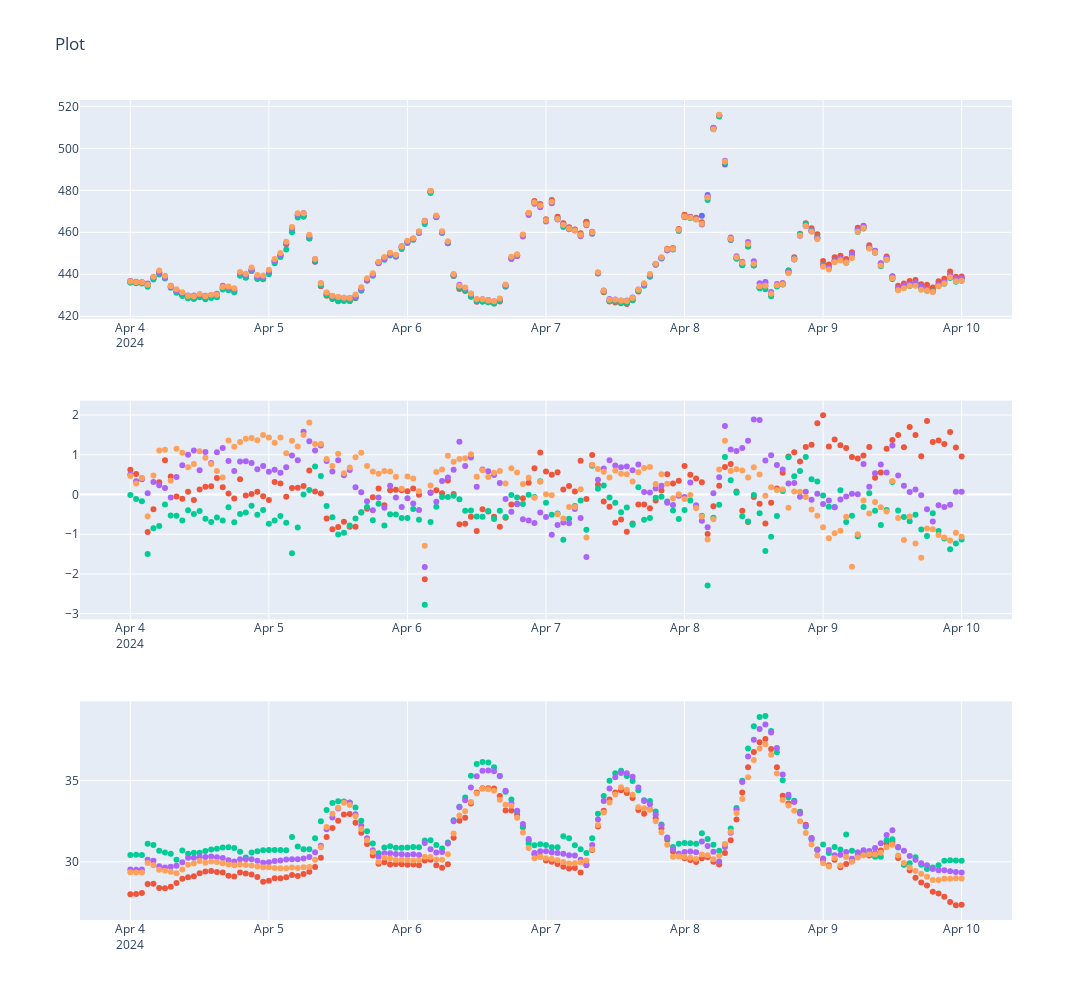

The code cell stored with this chart in its notebook:
### Code cell
# warm week

df_plot_1 = df_p_1h[["creation_timestamp", "sys_name_short", "picarro_corrected"]].rename({"picarro_corrected": "CO2"})
df_plot_2 = df_sbs[["creation_timestamp", "sys_name_short", "gmp343_corrected","gmp343_temperature", "diff"]].rename({"gmp343_corrected": "CO2"})
df_plot = pl.concat([df_plot_1,df_plot_2], how="diagonal")

# Quality Check
start = datetime(2024, 4, 4, 0, 0, 0).replace(tzinfo=timezone.utc)
end = datetime(2024, 4, 10, 0, 0, 0).replace(tzinfo=timezone.utc)

df_temp = df_plot.filter(pl.col("creation_timestamp").is_between(start, end)).filter(pl.col("sys_name_short").is_in(["acropolis-14", "acropolis-7","acropolis-6","acropolis-4",  "acropolis-2", "Picarro"]))

figures = [
            px.scatter(df_temp, x="creation_timestamp", y = "CO2", color = "sys_name_short"),
            px.scatter(df_temp, x="creation_timestamp", y = "diff", color = "sys_name_short"),
            px.scatter(df_temp, x="creation_timestamp", y = "gmp343_temperature", color = "sys_name_short")
            
    ]

fig = make_subplots(rows=len(figures), cols=1) 

for i, figure in enumerate(figures):
    for trace in range(len(figure["data"])):
        fig.append_trace(figure["data"][trace], row=i+1, col=1)

fig.update_layout(title_text='Plot', height=1000, width=1300, showlegend=False) 
fig.show()

### Figure 1 — Plotly figure (JSON) as saved in the notebook; plotly's stock layout.template omitted (floating-point values rounded to 4 significant figures; data arrays with more than 128 entries replaced by an {"elided": "..."} marker saying what was removed)
{"data": [{"hovertemplate": "sys_name_short=Picarro<br>creation_timestamp=%{x}<br>CO2=%{y}<extra></extra>", "legendgroup": "Picarro", "marker": {"color": "#636efa", "symbol": "circle"}, "mode": "markers", "name": "Picarro", "orientation": "v", "showlegend": true, "type": "scatter", "x": {"elided": "145 str values"}, "xaxis": "x", "y": {"elided": "145 float values"}, "yaxis": "y"}, {"hovertemplate": "sys_name_short=acropolis-2<br>creation_timestamp=%{x}<br>CO2=%{y}<extra></extra>", "legendgroup": "acropolis-2", "marker": {"color": "#EF553B", "symbol": "circle"}, "mode": "markers", "name": "acropolis-2", "orientation": "v", "showlegend": true, "type": "scatter", "x": {"elided": "145 str values"}, "xaxis": "x", "y": {"elided": "145 float values"}, "yaxis": "y"}, {"hovertemplate": "sys_name_short=acropolis-6<br>creation_timestamp=%{x}<br>CO2=%{y}<extra></extra>", "legendgroup": "acropolis-6", "marker": {"color": "#00cc96", "symbol": "circle"}, "mode": "markers", "name": "acropolis-6", "orientation": "v", "showlegend": true, "type": "scatter", "x": {"elided": "145 str values"}, "xaxis": "x", "y": {"elided": "145 float values"}, "yaxis": "y"}, {"hovertemplate": "sys_name_short=acropolis-7<br>creation_timestamp=%{x}<br>CO2=%{y}<extra></extra>", "legendgroup": "acropolis-7", "marker": {"color": "#ab63fa", "symbol": "circle"}, "mode": "markers", "name": "acropolis-7", "orientation": "v", "showlegend": true, "type": "scatter", "x": {"elided": "145 str values"}, "xaxis": "x", "y": {"elided": "145 float values"}, "yaxis": "y"}, {"hovertemplate": "sys_name_short=acropolis-14<br>creation_timestamp=%{x}<br>CO2=%{y}<extra></extra>", "legendgroup": "acropolis-14", "marker": {"color": "#FFA15A", "symbol": "circle"}, "mode": "markers", "name": "acropolis-14", "orientation": "v", "showlegend": true, "type": "scatter", "x": {"elided": "145 str values"}, "xaxis": "x", "y": {"elided": "145 float values"}, "yaxis": "y"}, {"hovertemplate": "sys_name_short=Picarro<br>creation_timestamp=%{x}<br>diff=%{y}<extra></extra>", "legendgroup": "Picarro", "marker": {"color": "#636efa", "symbol": "circle"}, "mode": "markers", "name": "Picarro", "orientation": "v", "showlegend": true, "type": "scatter", "x": {"elided": "145 str values"}, "xaxis": "x2", "y": {"elided": "145 null values"}, "yaxis": "y2"}, {"hovertemplate": "sys_name_short=acropolis-2<br>creation_timestamp=%{x}<br>diff=%{y}<extra></extra>", "legendgroup": "acropolis-2", "marker": {"color": "#EF553B", "symbol": "circle"}, "mode": "markers", "name": "acropolis-2", "orientation": "v", "showlegend": true, "type": "scatter", "x": {"elided": "145 str values"}, "xaxis": "x2", "y": {"elided": "145 float values"}, "yaxis": "y2"}, {"hovertemplate": "sys_name_short=acropolis-6<br>creation_timestamp=%{x}<br>diff=%{y}<extra></extra>", "legendgroup": "acropolis-6", "marker": {"color": "#00cc96", "symbol": "circle"}, "mode": "markers", "name": "acropolis-6", "orientation": "v", "showlegend": true, "type": "scatter", "x": {"elided": "145 str values"}, "xaxis": "x2", "y": {"elided": "145 float values"}, "yaxis": "y2"}, {"hovertemplate": "sys_name_short=acropolis-7<br>creation_timestamp=%{x}<br>diff=%{y}<extra></extra>", "legendgroup": "acropolis-7", "marker": {"color": "#ab63fa", "symbol": "circle"}, "mode": "markers", "name": "acropolis-7", "orientation": "v", "showlegend": true, "type": "scatter", "x": {"elided": "145 str values"}, "xaxis": "x2", "y": {"elided": "145 float values"}, "yaxis": "y2"}, {"hovertemplate": "sys_name_short=acropolis-14<br>creation_timestamp=%{x}<br>diff=%{y}<extra></extra>", "legendgroup": "acropolis-14", "marker": {"color": "#FFA15A", "symbol": "circle"}, "mode": "markers", "name": "acropolis-14", "orientation": "v", "showlegend": true, "type": "scatter", "x": {"elided": "145 str values"}, "xaxis": "x2", "y": {"elided": "145 float values"}, "yaxis": "y2"}, {"hovertemplate": "sys_name_short=Picarro<br>creation_timestamp=%{x}<br>gmp343_temperature=%{y}<extra></extra>", "legendgroup": "Picarro", "marker": {"color": "#636efa", "symbol": "circle"}, "mode": "markers", "name": "Picarro", "orientation": "v", "showlegend": true, "type": "scatter", "x": {"elided": "145 str values"}, "xaxis": "x3", "y": {"elided": "145 null values"}, "yaxis": "y3"}, {"hovertemplate": "sys_name_short=acropolis-2<br>creation_timestamp=%{x}<br>gmp343_temperature=%{y}<extra></extra>", "legendgroup": "acropolis-2", "marker": {"color": "#EF553B", "symbol": "circle"}, "mode": "markers", "name": "acropolis-2", "orientation": "v", "showlegend": true, "type": "scatter", "x": {"elided": "145 str values"}, "xaxis": "x3", "y": {"elided": "145 float values"}, "yaxis": "y3"}, {"hovertemplate": "sys_name_short=acropolis-6<br>creation_timestamp=%{x}<br>gmp343_temperature=%{y}<extra></extra>", "legendgroup": "acropolis-6", "marker": {"color": "#00cc96", "symbol": "circle"}, "mode": "markers", "name": "acropolis-6", "orientation": "v", "showlegend": true, "type": "scatter", "x": {"elided": "145 str values"}, "xaxis": "x3", "y": {"elided": "145 float values"}, "yaxis": "y3"}, {"hovertemplate": "sys_name_short=acropolis-7<br>creation_timestamp=%{x}<br>gmp343_temperature=%{y}<extra></extra>", "legendgroup": "acropolis-7", "marker": {"color": "#ab63fa", "symbol": "circle"}, "mode": "markers", "name": "acropolis-7", "orientation": "v", "showlegend": true, "type": "scatter", "x": {"elided": "145 str values"}, "xaxis": "x3", "y": {"elided": "145 float values"}, "yaxis": "y3"}, {"hovertemplate": "sys_name_short=acropolis-14<br>creation_timestamp=%{x}<br>gmp343_temperature=%{y}<extra></extra>", "legendgroup": "acropolis-14", "marker": {"color": "#FFA15A", "symbol": "circle"}, "mode": "markers", "name": "acropolis-14", "orientation": "v", "showlegend": true, "type": "scatter", "x": {"elided": "145 str values"}, "xaxis": "x3", "y": {"elided": "145 float values"}, "yaxis": "y3"}], "layout": {"height": 1000, "showlegend": false, "title": {"text": "Plot"}, "width": 1300, "xaxis": {"anchor": "y", "domain": [0, 1]}, "xaxis2": {"anchor": "y2", "domain": [0, 1]}, "xaxis3": {"anchor": "y3", "domain": [0, 1]}, "yaxis": {"anchor": "x", "domain": [0.7333, 1]}, "yaxis2": {"anchor": "x2", "domain": [0.3667, 0.6333]}, "yaxis3": {"anchor": "x3", "domain": [0, 0.2667]}}}
